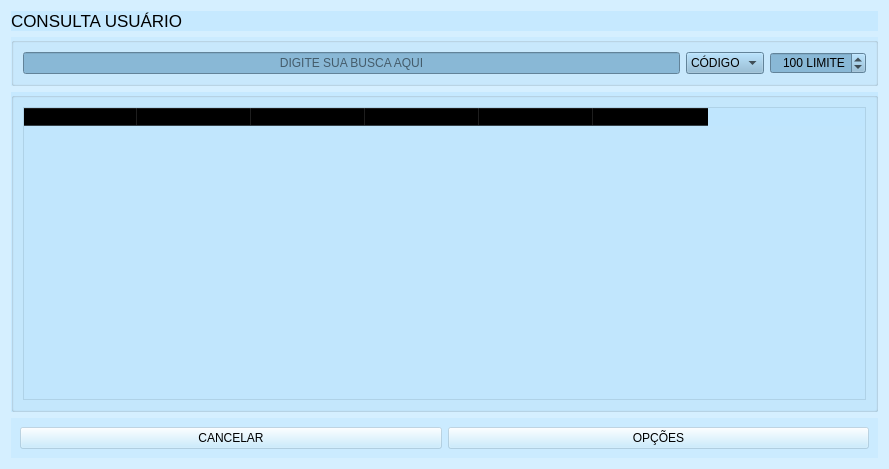
<?xml version="1.0" encoding="UTF-8"?>
<ui version="4.0">
 <class>Form</class>
 <widget class="QWidget" name="Form">
  <property name="geometry">
   <rect>
    <x>0</x>
    <y>0</y>
    <width>889</width>
    <height>469</height>
   </rect>
  </property>
  <property name="minimumSize">
   <size>
    <width>889</width>
    <height>469</height>
   </size>
  </property>
  <property name="windowTitle">
   <string>CONSULTA USUÁRIO - ASSISTENCIA TECNICA</string>
  </property>
  <property name="windowIcon">
   <iconset resource="../IMG/recursos.qrc">
    <normaloff>:/img/technician.svg</normaloff>:/img/technician.svg</iconset>
  </property>
  <property name="styleSheet">
   <string notr="true">#busca{
	background-image: url(:/img/user.svg);
	background-repeat: no-repeat;
    background-position: left;
	background-color: rgb(137, 184, 214);
}
#Form{
background-image: url(:/img/usuario.jpg);
}

QWidget{	
	background-color: rgb(188, 230, 254, 100);
}

#filtro, #limite{
	background-color: rgb(137, 184, 214);
}</string>
  </property>
  <layout class="QVBoxLayout" name="verticalLayout">
   <item>
    <widget class="QWidget" name="widget_3" native="true">
     <property name="maximumSize">
      <size>
       <width>16777215</width>
       <height>66</height>
      </size>
     </property>
     <layout class="QHBoxLayout" name="horizontalLayout">
      <property name="spacing">
       <number>0</number>
      </property>
      <property name="leftMargin">
       <number>0</number>
      </property>
      <property name="topMargin">
       <number>0</number>
      </property>
      <property name="rightMargin">
       <number>0</number>
      </property>
      <property name="bottomMargin">
       <number>0</number>
      </property>
      <item>
       <widget class="QLabel" name="label">
        <property name="font">
         <font>
          <pointsize>13</pointsize>
         </font>
        </property>
        <property name="text">
         <string>CONSULTA USUÁRIO</string>
        </property>
        <property name="alignment">
         <set>Qt::AlignLeading|Qt::AlignLeft|Qt::AlignVCenter</set>
        </property>
       </widget>
      </item>
      <item>
       <widget class="QLabel" name="label_2">
        <property name="maximumSize">
         <size>
          <width>100</width>
          <height>16777215</height>
         </size>
        </property>
        <property name="font">
         <font>
          <pointsize>13</pointsize>
         </font>
        </property>
        <property name="text">
         <string/>
        </property>
        <property name="pixmap">
         <pixmap resource="../IMG/recursos.qrc">:/img/search.svg</pixmap>
        </property>
        <property name="alignment">
         <set>Qt::AlignRight|Qt::AlignTrailing|Qt::AlignVCenter</set>
        </property>
       </widget>
      </item>
     </layout>
    </widget>
   </item>
   <item>
    <widget class="QGroupBox" name="groupBox">
     <property name="title">
      <string/>
     </property>
     <layout class="QHBoxLayout" name="horizontalLayout_2">
      <item>
       <widget class="QLineEdit" name="busca">
        <property name="alignment">
         <set>Qt::AlignCenter</set>
        </property>
        <property name="placeholderText">
         <string>DIGITE SUA BUSCA AQUI</string>
        </property>
        <property name="clearButtonEnabled">
         <bool>true</bool>
        </property>
       </widget>
      </item>
      <item>
       <widget class="QComboBox" name="filtro">
        <item>
         <property name="text">
          <string>CÓDIGO</string>
         </property>
        </item>
       </widget>
      </item>
      <item>
       <widget class="QSpinBox" name="limite">
        <property name="maximumSize">
         <size>
          <width>102</width>
          <height>16777215</height>
         </size>
        </property>
        <property name="toolTip">
         <string>&lt;html&gt;&lt;head/&gt;&lt;body&gt;&lt;p&gt;&lt;span style=&quot; font-weight:600;&quot;&gt;DEFINE UM LIMITE PARA NÃO SOBRECARREGAR O SERVIDOR&lt;/span&gt;&lt;/p&gt;&lt;/body&gt;&lt;/html&gt;</string>
        </property>
        <property name="alignment">
         <set>Qt::AlignRight|Qt::AlignTrailing|Qt::AlignVCenter</set>
        </property>
        <property name="suffix">
         <string> LIMITE</string>
        </property>
        <property name="maximum">
         <number>1000</number>
        </property>
        <property name="value">
         <number>100</number>
        </property>
        <property name="displayIntegerBase">
         <number>10</number>
        </property>
       </widget>
      </item>
     </layout>
    </widget>
   </item>
   <item>
    <widget class="QWidget" name="widget" native="true">
     <layout class="QVBoxLayout" name="verticalLayout_2">
      <property name="spacing">
       <number>0</number>
      </property>
      <property name="leftMargin">
       <number>0</number>
      </property>
      <property name="topMargin">
       <number>0</number>
      </property>
      <property name="rightMargin">
       <number>0</number>
      </property>
      <property name="bottomMargin">
       <number>0</number>
      </property>
      <item>
       <widget class="QGroupBox" name="groupBox_2">
        <property name="title">
         <string/>
        </property>
        <layout class="QHBoxLayout" name="horizontalLayout_3">
         <item>
          <widget class="QTableWidget" name="tabela">
           <property name="selectionMode">
            <enum>QAbstractItemView::SingleSelection</enum>
           </property>
           <property name="selectionBehavior">
            <enum>QAbstractItemView::SelectRows</enum>
           </property>
           <property name="showGrid">
            <bool>false</bool>
           </property>
           <property name="sortingEnabled">
            <bool>true</bool>
           </property>
           <attribute name="horizontalHeaderDefaultSectionSize">
            <number>114</number>
           </attribute>
           <attribute name="horizontalHeaderMinimumSectionSize">
            <number>39</number>
           </attribute>
           <column>
            <property name="text">
             <string>CÓDIGO</string>
            </property>
           </column>
           <column>
            <property name="text">
             <string>USUARIO</string>
            </property>
           </column>
           <column>
            <property name="text">
             <string>TELEFONE</string>
            </property>
           </column>
           <column>
            <property name="text">
             <string>WHATSAPP</string>
            </property>
           </column>
           <column>
            <property name="text">
             <string>E-MAIL</string>
            </property>
           </column>
           <column>
            <property name="text">
             <string>SITUAÇÃO</string>
            </property>
           </column>
          </widget>
         </item>
        </layout>
       </widget>
      </item>
     </layout>
    </widget>
   </item>
   <item>
    <widget class="QWidget" name="widget_2" native="true">
     <layout class="QHBoxLayout" name="horizontalLayout_4">
      <item>
       <widget class="QPushButton" name="cancelar">
        <property name="text">
         <string>CANCELAR</string>
        </property>
        <property name="icon">
         <iconset resource="../IMG/recursos.qrc">
          <normaloff>:/img/cancel.svg</normaloff>:/img/cancel.svg</iconset>
        </property>
        <property name="iconSize">
         <size>
          <width>37</width>
          <height>27</height>
         </size>
        </property>
       </widget>
      </item>
      <item>
       <widget class="QPushButton" name="opcoes">
        <property name="text">
         <string>OPÇÕES</string>
        </property>
        <property name="icon">
         <iconset resource="../IMG/recursos.qrc">
          <normaloff>:/img/gear-svgrepo-com.svg</normaloff>:/img/gear-svgrepo-com.svg</iconset>
        </property>
        <property name="iconSize">
         <size>
          <width>37</width>
          <height>27</height>
         </size>
        </property>
       </widget>
      </item>
     </layout>
    </widget>
   </item>
  </layout>
 </widget>
 <resources>
  <include location="../IMG/recursos.qrc"/>
 </resources>
 <connections/>
</ui>
